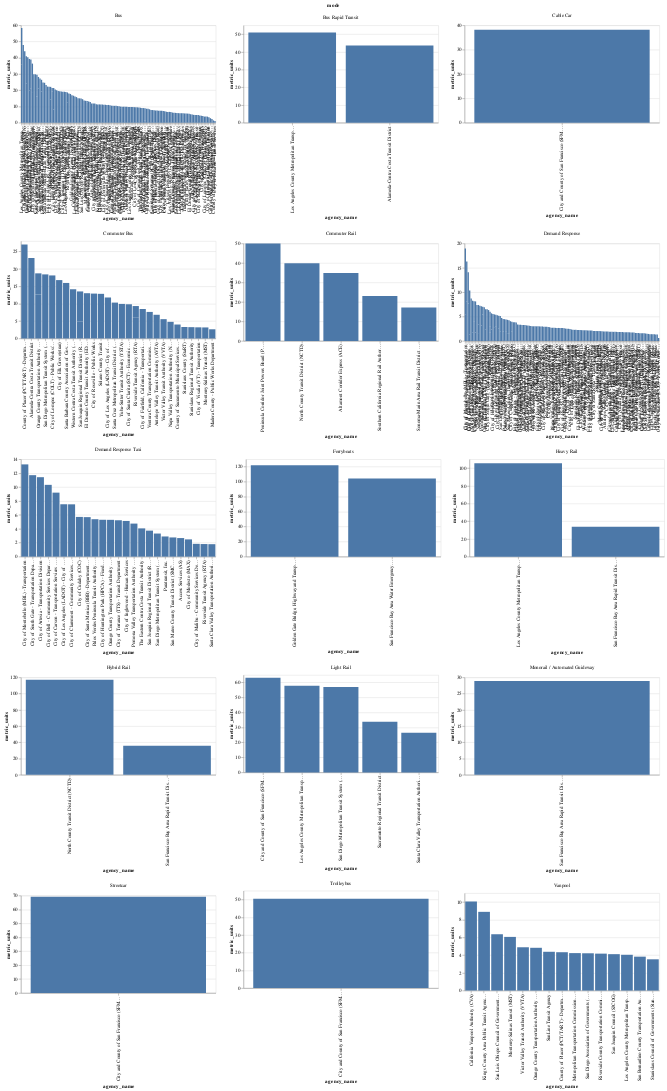
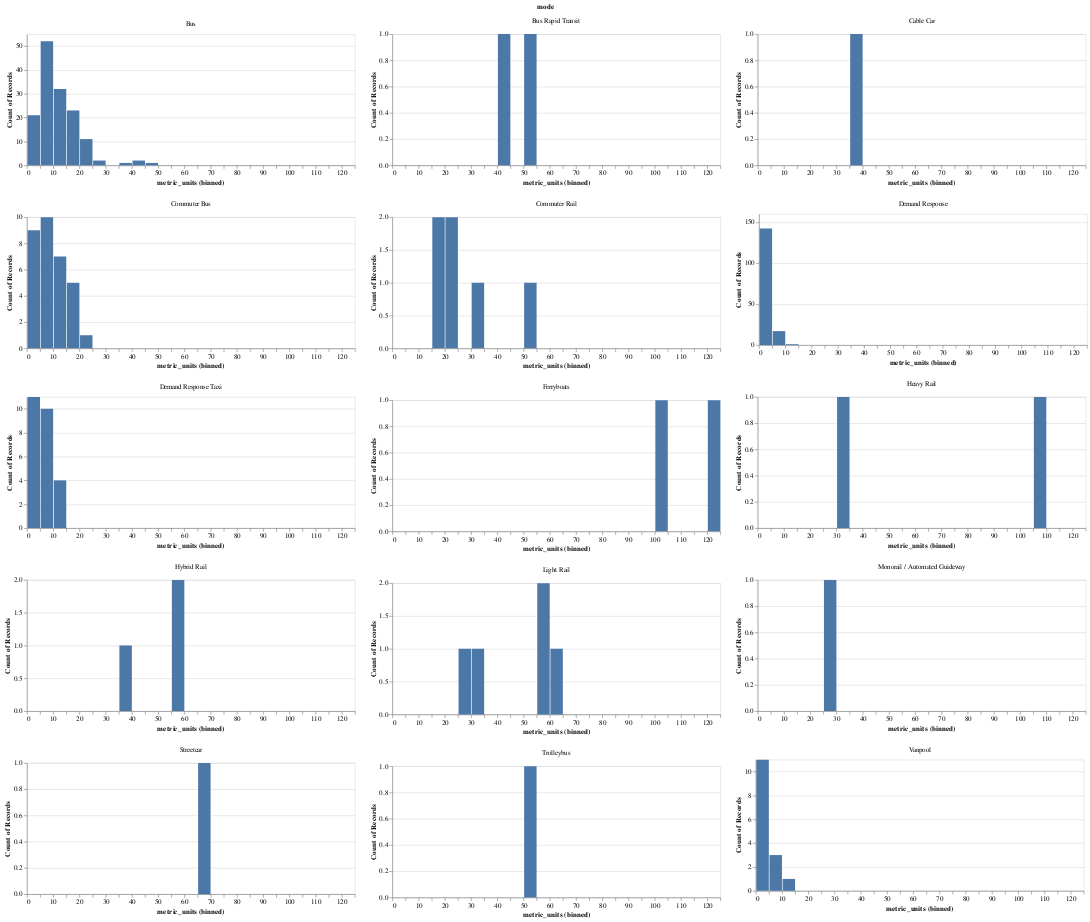
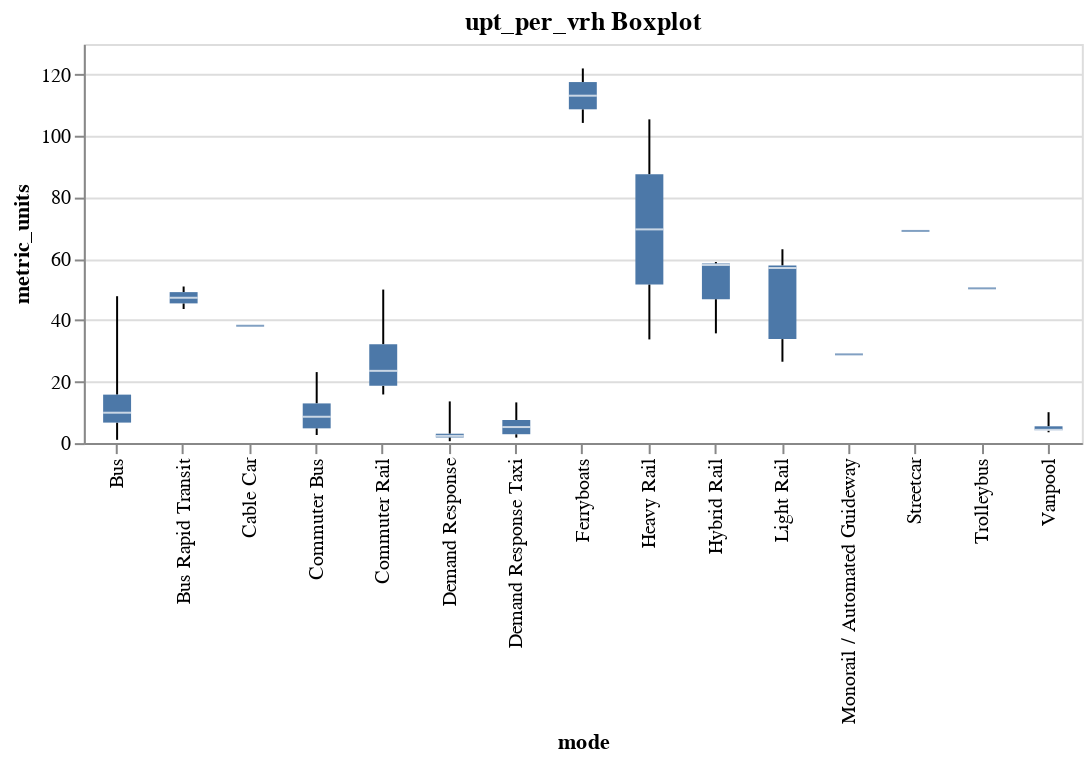
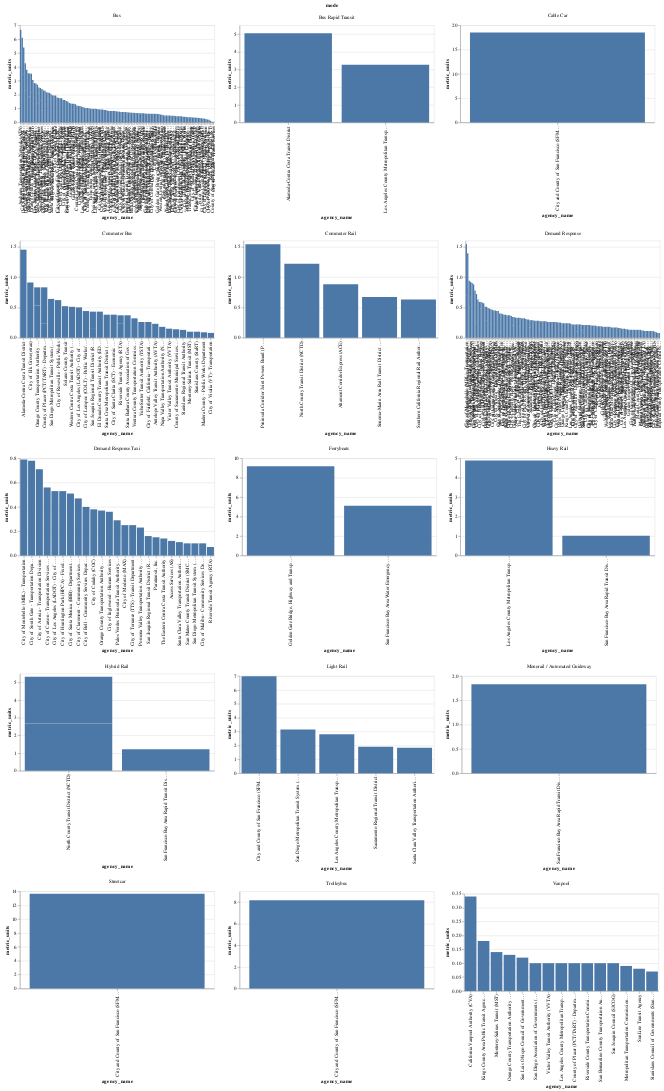

The notebook cell saved with these charts, in order:
### Markdown cell above
## Statewide Service-Effectiveness Metrics

### Code cell
metrics_charts(metrics_list = service_metrics_list, df = no_zero_rows_melt)

### Figure 1 — Vega-Lite specification as saved in the notebook (floating-point values rounded to 4 significant figures; data arrays with more than 128 entries replaced by an {"elided": "..."} marker saying what was removed)
{"config": {"view": {"continuousWidth": 300, "continuousHeight": 300}}, "data": {"name": "data-803372226e9dfca0078956ce21b95389"}, "facet": {"field": "mode", "type": "nominal"}, "spec": {"mark": {"type": "bar"}, "encoding": {"tooltip": [{"field": "agency_name", "type": "nominal"}, {"field": "mode", "type": "nominal"}, {"field": "service", "type": "nominal"}, {"field": "metric_units", "type": "quantitative"}], "x": {"field": "agency_name", "sort": "-y", "type": "nominal"}, "y": {"field": "metric_units", "type": "quantitative"}}, "height": 200, "title": "All upt_per_vrh", "width": 400}, "columns": 3, "resolve": {"scale": {"x": "independent", "y": "independent"}}, "$schema": "https://vega.github.io/schema/vega-lite/v5.20.1.json", "datasets": {"data-803372226e9dfca0078956ce21b95389": {"elided": "401 records"}}}

### Figure 2 — Vega-Lite specification as saved in the notebook (floating-point values rounded to 4 significant figures; data arrays with more than 128 entries replaced by an {"elided": "..."} marker saying what was removed)
{"config": {"view": {"continuousWidth": 300, "continuousHeight": 300}}, "data": {"name": "data-803372226e9dfca0078956ce21b95389"}, "facet": {"field": "mode", "type": "nominal"}, "spec": {"mark": {"type": "bar"}, "encoding": {"tooltip": [{"aggregate": "count", "type": "quantitative"}], "x": {"bin": {"step": 5}, "field": "metric_units", "type": "quantitative"}, "y": {"aggregate": "count", "type": "quantitative"}}, "height": 200, "title": "upt_per_vrh Distribution", "width": 500}, "columns": 3, "resolve": {"scale": {"x": "independent", "y": "independent"}}, "$schema": "https://vega.github.io/schema/vega-lite/v5.20.1.json", "datasets": {"data-803372226e9dfca0078956ce21b95389": {"elided": "401 records"}}}

### Figure 3 — Vega-Lite specification as saved in the notebook (floating-point values rounded to 4 significant figures; data arrays with more than 128 entries replaced by an {"elided": "..."} marker saying what was removed)
{"config": {"view": {"continuousWidth": 300, "continuousHeight": 300}}, "data": {"name": "data-803372226e9dfca0078956ce21b95389"}, "mark": {"type": "boxplot", "extent": "min-max"}, "encoding": {"x": {"field": "mode", "type": "nominal"}, "y": {"field": "metric_units", "type": "quantitative"}}, "height": 200, "title": "upt_per_vrh Boxplot", "width": 500, "$schema": "https://vega.github.io/schema/vega-lite/v5.20.1.json", "datasets": {"data-803372226e9dfca0078956ce21b95389": {"elided": "401 records"}}}

### Figure 4 — Vega-Lite specification as saved in the notebook (floating-point values rounded to 4 significant figures; data arrays with more than 128 entries replaced by an {"elided": "..."} marker saying what was removed)
{"config": {"view": {"continuousWidth": 300, "continuousHeight": 300}}, "data": {"name": "data-69b55b0371614185eef7c011aaffd626"}, "facet": {"field": "mode", "type": "nominal"}, "spec": {"mark": {"type": "bar"}, "encoding": {"tooltip": [{"field": "agency_name", "type": "nominal"}, {"field": "mode", "type": "nominal"}, {"field": "service", "type": "nominal"}, {"field": "metric_units", "type": "quantitative"}], "x": {"field": "agency_name", "sort": "-y", "type": "nominal"}, "y": {"field": "metric_units", "type": "quantitative"}}, "height": 200, "title": "All upt_per_vrm", "width": 400}, "columns": 3, "resolve": {"scale": {"x": "independent", "y": "independent"}}, "$schema": "https://vega.github.io/schema/vega-lite/v5.20.1.json", "datasets": {"data-69b55b0371614185eef7c011aaffd626": {"elided": "401 records"}}}
